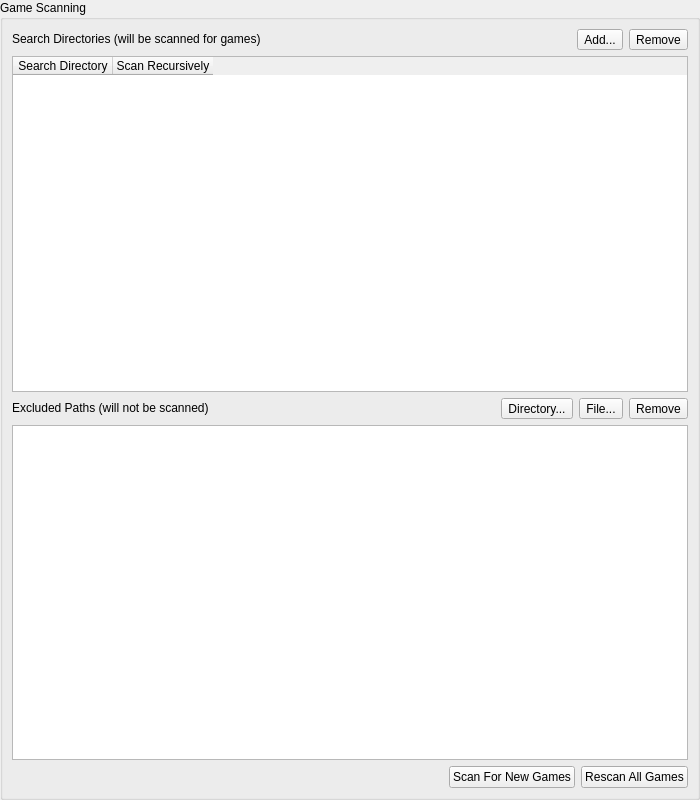
<?xml version="1.0" encoding="UTF-8"?>
<ui version="4.0">
 <class>GameListSettingsWidget</class>
 <widget class="QWidget" name="GameListSettingsWidget">
  <property name="geometry">
   <rect>
    <x>0</x>
    <y>0</y>
    <width>700</width>
    <height>800</height>
   </rect>
  </property>
  <layout class="QVBoxLayout" name="verticalLayout" stretch="1">
   <property name="leftMargin">
    <number>0</number>
   </property>
   <property name="topMargin">
    <number>0</number>
   </property>
   <property name="rightMargin">
    <number>0</number>
   </property>
   <property name="bottomMargin">
    <number>0</number>
   </property>
   <item>
    <widget class="QGroupBox" name="gameScanningGroup">
     <property name="title">
      <string>Game Scanning</string>
     </property>
     <layout class="QVBoxLayout" name="gameScanningVBox">
      <item>
       <layout class="QHBoxLayout" name="horizontalLayout_2">
        <item>
         <widget class="QLabel" name="label">
          <property name="text">
           <string>Search Directories (will be scanned for games)</string>
          </property>
          <property name="textInteractionFlags">
           <set>Qt::TextInteractionFlag::TextBrowserInteraction</set>
          </property>
          <property name="buddy">
           <cstring>searchDirectoryList</cstring>
          </property>
         </widget>
        </item>
        <item>
         <spacer name="horizontalSpacer_2">
          <property name="orientation">
           <enum>Qt::Orientation::Horizontal</enum>
          </property>
          <property name="sizeHint" stdset="0">
           <size>
            <width>40</width>
            <height>20</height>
           </size>
          </property>
         </spacer>
        </item>
        <item>
         <widget class="QToolButton" name="addSearchDirectoryButton">
          <property name="sizePolicy">
           <sizepolicy hsizetype="Minimum" vsizetype="Minimum">
            <horstretch>0</horstretch>
            <verstretch>0</verstretch>
           </sizepolicy>
          </property>
          <property name="text">
           <string>Add...</string>
          </property>
          <property name="icon">
           <iconset theme="folder-add-line"/>
          </property>
          <property name="toolButtonStyle">
           <enum>Qt::ToolButtonStyle::ToolButtonTextBesideIcon</enum>
          </property>
         </widget>
        </item>
        <item>
         <widget class="QToolButton" name="removeSearchDirectoryButton">
          <property name="sizePolicy">
           <sizepolicy hsizetype="Minimum" vsizetype="Minimum">
            <horstretch>0</horstretch>
            <verstretch>0</verstretch>
           </sizepolicy>
          </property>
          <property name="text">
           <string>Remove</string>
          </property>
          <property name="icon">
           <iconset theme="folder-reduce-line"/>
          </property>
          <property name="toolButtonStyle">
           <enum>Qt::ToolButtonStyle::ToolButtonTextBesideIcon</enum>
          </property>
         </widget>
        </item>
       </layout>
      </item>
      <item>
       <widget class="QTableWidget" name="searchDirectoryList">
        <column>
         <property name="text">
          <string>Search Directory</string>
         </property>
        </column>
        <column>
         <property name="text">
          <string>Scan Recursively</string>
         </property>
        </column>
       </widget>
      </item>
      <item>
       <layout class="QHBoxLayout" name="horizontalLayout_3">
        <item>
         <widget class="QLabel" name="label_2">
          <property name="text">
           <string>Excluded Paths (will not be scanned)</string>
          </property>
          <property name="textInteractionFlags">
           <set>Qt::TextInteractionFlag::TextBrowserInteraction</set>
          </property>
          <property name="buddy">
           <cstring>excludedPaths</cstring>
          </property>
         </widget>
        </item>
        <item>
         <spacer name="horizontalSpacer_3">
          <property name="orientation">
           <enum>Qt::Orientation::Horizontal</enum>
          </property>
          <property name="sizeHint" stdset="0">
           <size>
            <width>40</width>
            <height>20</height>
           </size>
          </property>
         </spacer>
        </item>
        <item>
         <widget class="QToolButton" name="addExcludedPath">
          <property name="sizePolicy">
           <sizepolicy hsizetype="Minimum" vsizetype="Minimum">
            <horstretch>0</horstretch>
            <verstretch>0</verstretch>
           </sizepolicy>
          </property>
          <property name="text">
           <string>Directory...</string>
          </property>
          <property name="icon">
           <iconset theme="folder-add-line"/>
          </property>
          <property name="toolButtonStyle">
           <enum>Qt::ToolButtonStyle::ToolButtonTextBesideIcon</enum>
          </property>
         </widget>
        </item>
        <item>
         <widget class="QToolButton" name="addExcludedFile">
          <property name="sizePolicy">
           <sizepolicy hsizetype="Minimum" vsizetype="Minimum">
            <horstretch>0</horstretch>
            <verstretch>0</verstretch>
           </sizepolicy>
          </property>
          <property name="text">
           <string>File...</string>
          </property>
          <property name="icon">
           <iconset theme="file-add-line"/>
          </property>
          <property name="toolButtonStyle">
           <enum>Qt::ToolButtonStyle::ToolButtonTextBesideIcon</enum>
          </property>
         </widget>
        </item>
        <item>
         <widget class="QToolButton" name="removeExcludedPath">
          <property name="sizePolicy">
           <sizepolicy hsizetype="Minimum" vsizetype="Minimum">
            <horstretch>0</horstretch>
            <verstretch>0</verstretch>
           </sizepolicy>
          </property>
          <property name="text">
           <string>Remove</string>
          </property>
          <property name="icon">
           <iconset theme="file-reduce-line"/>
          </property>
          <property name="toolButtonStyle">
           <enum>Qt::ToolButtonStyle::ToolButtonTextBesideIcon</enum>
          </property>
         </widget>
        </item>
       </layout>
      </item>
      <item>
       <widget class="QListWidget" name="excludedPaths"/>
      </item>
      <item>
       <layout class="QHBoxLayout" name="horizontalLayout">
        <item>
         <spacer name="horizontalSpacer">
          <property name="orientation">
           <enum>Qt::Orientation::Horizontal</enum>
          </property>
          <property name="sizeHint" stdset="0">
           <size>
            <width>40</width>
            <height>20</height>
           </size>
          </property>
         </spacer>
        </item>
        <item>
         <widget class="QPushButton" name="scanForNewGames">
          <property name="sizePolicy">
           <sizepolicy hsizetype="Minimum" vsizetype="Minimum">
            <horstretch>0</horstretch>
            <verstretch>0</verstretch>
           </sizepolicy>
          </property>
          <property name="text">
           <string>Scan For New Games</string>
          </property>
          <property name="icon">
           <iconset theme="file-search-line"/>
          </property>
         </widget>
        </item>
        <item>
         <widget class="QPushButton" name="rescanAllGames">
          <property name="sizePolicy">
           <sizepolicy hsizetype="Minimum" vsizetype="Minimum">
            <horstretch>0</horstretch>
            <verstretch>0</verstretch>
           </sizepolicy>
          </property>
          <property name="text">
           <string>Rescan All Games</string>
          </property>
          <property name="icon">
           <iconset theme="refresh-line"/>
          </property>
         </widget>
        </item>
       </layout>
      </item>
     </layout>
    </widget>
   </item>
  </layout>
 </widget>
 <tabstops>
  <tabstop>addSearchDirectoryButton</tabstop>
  <tabstop>removeSearchDirectoryButton</tabstop>
  <tabstop>searchDirectoryList</tabstop>
  <tabstop>addExcludedPath</tabstop>
  <tabstop>addExcludedFile</tabstop>
  <tabstop>removeExcludedPath</tabstop>
  <tabstop>excludedPaths</tabstop>
  <tabstop>scanForNewGames</tabstop>
  <tabstop>rescanAllGames</tabstop>
 </tabstops>
 <resources>
  <include location="../resources/resources.qrc"/>
 </resources>
 <connections/>
</ui>
